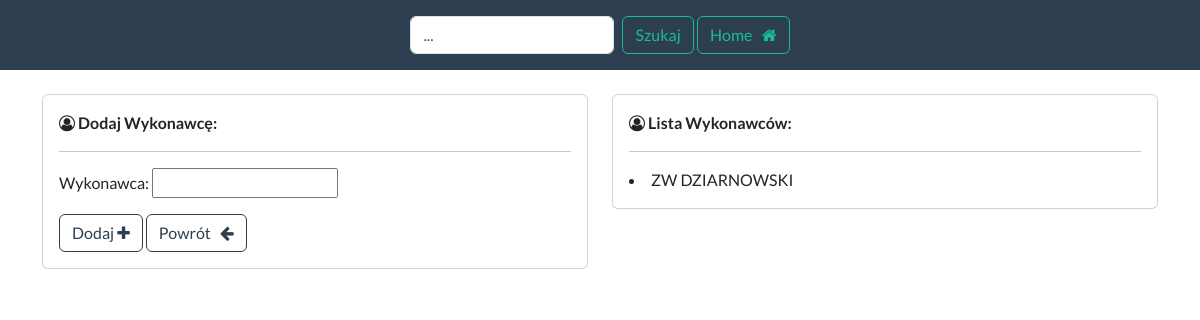
The app's page /umowy/add_contractor/ (signed in), older data.
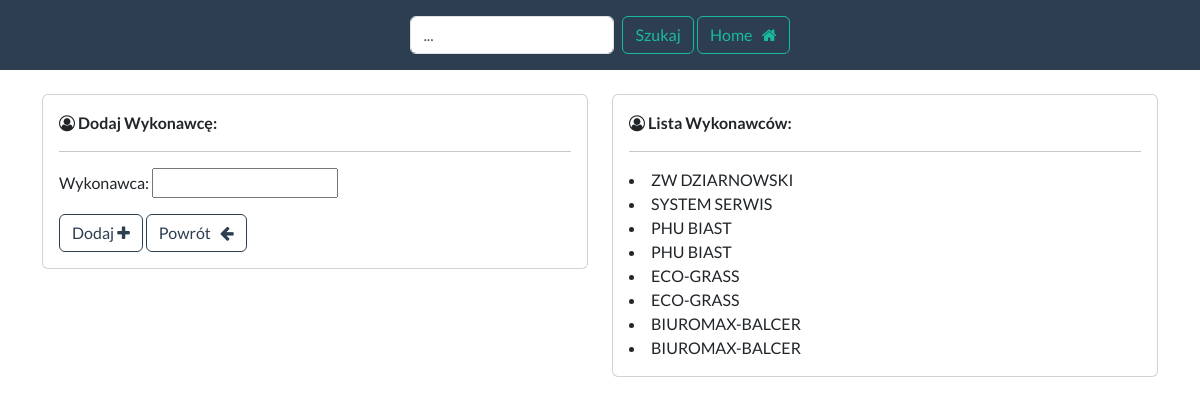
The same page, newer data.
### umowy/models.py (models this page shows, shortened)
class Contract(models.Model):
    contractor = models.ForeignKey(Contractor, on_delete=models.CASCADE)
    description = models.TextField()
    start_date = models.DateField()
    end_date = models.DateField(blank=True, null=True)
    indefinite = models.CharField(max_length=100, blank=True, null=True)
    status = models.CharField(max_length=100, default='Aktywna')
    place = models.CharField(max_length=20, blank=True, null=True)

class Contractor(models.Model):
    name = models.CharField(max_length=100)

### umowy/views.py (the view)
# urls.py: path('add_contractor/', views.add_contractor, name='add_contractor'),
@login_required(login_url="login")
def add_contractor(request):
    contracts = Contract.objects.all()
    if request.method == 'POST':
        form = ContractorForm(request.POST, request.FILES)
        if form.is_valid():
            name = form.cleaned_data.get('name')
            existing_contractor = Contractor.objects.filter(name__iexact=name).exists()
            if existing_contractor:
                messages.error(request, f"Wykonawca '{name}' już jest w bazie.")
            else:
                form.save()
                return redirect('dashboard_contracts')
        else:
            messages.error(request, "Błędy w formularzu.")  # Display form errors
    else:
        form = ContractorForm()
    return render(request, 'add-contractor.html', {'form': form, 'contracts': contracts})

### umowy/forms.py
class ContractorForm(forms.ModelForm):
    class Meta:
        model = Contractor
        fields = ['name']
        labels = {'name': 'Wykonawca'}

### umowy/templates/add-contractor.html (shortened to what this page needs)
{% extends 'base-contract.html' %}
{% load crispy_forms_tags %}
{% load static %}
{% block content %}
    <div class="row">
        <div class="col-sm-6 mb-3 mb-sm-0">
            <div class="card">
                <div class="card-body">
                <i class="fa fa-user-circle-o" aria-hidden="true"></i>
                    <strong>Dodaj Wykonawcę:</strong>
                    <hr>
                    <form method="post" enctype="multipart/form-data">
                        {{ form.as_p }}
                        <button class="btn btn-outline-primary" type="submit">Dodaj <i
                                class="fa fa-plus"></i></button>
                        <a href="{% url 'dashboard_contracts' %}" class="btn btn-outline-primary"> Powrót &nbsp; <i
                                class="fa fa-arrow-left"></i> </a>
                    </form>
                </div>
            </div>
        </div>
        <div class="col-sm-6 mb-3 mb-sm-0">
            <div class="card">
                <div class="card-body">
                <i class="fa fa-user-circle-o" aria-hidden="true"></i>
                    <strong>Lista Wykonawców:</strong>
                    <hr>
                {% for contract in contracts %}
                <li>  {{ contract.contractor.name }} </li>
                {% endfor %}
                </div></div></div>
    </div>
{% endblock %}

Row changes from the older to the newer data that the page shows:
added Contract: contractor.name "SYSTEM SERWIS"
added Contract: contractor.name "PHU BIAST"
added Contract: contractor.name "PHU BIAST"
added Contract: contractor.name "ECO-GRASS"
added Contract: contractor.name "ECO-GRASS"
added Contract: contractor.name "BIUROMAX-BALCER"
added Contract: contractor.name "BIUROMAX-BALCER"
